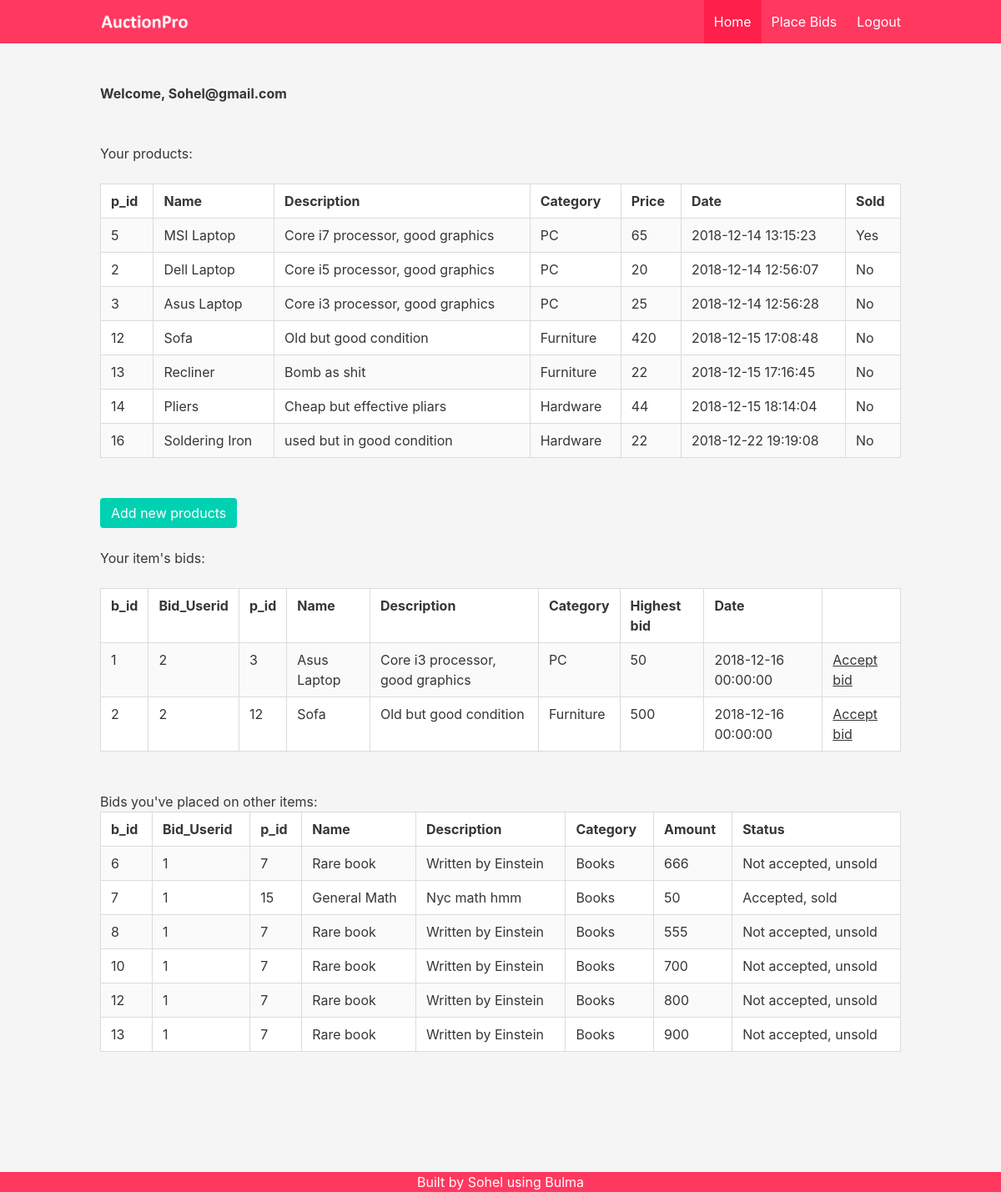
The page /welcome.php (signed in) on the database its author committed.
### tables this page shows
CREATE TABLE `products` (
  `u_id` int(20) DEFAULT NULL,
  `p_id` int(11) NOT NULL,
  `name` varchar(30) DEFAULT NULL,
  `description` varchar(50) DEFAULT NULL,
  `category` int(10) DEFAULT NULL,
  `price` int(11) DEFAULT NULL,
  `date` datetime DEFAULT NULL,
  `sold` varchar(3) DEFAULT NULL
);

CREATE TABLE `categories` (
  `c_id` int(11) NOT NULL,
  `name` varchar(30) NOT NULL
);

CREATE TABLE `bids` (
  `b_id` int(11) NOT NULL,
  `u_id` int(30) DEFAULT NULL,
  `p_id` int(11) DEFAULT NULL,
  `amount` int(11) DEFAULT NULL,
  `date` datetime DEFAULT NULL,
  `accepted` int(1) NOT NULL DEFAULT '0'
);

### welcome.php (the view, shortened to what this page needs)
<!DOCTYPE html>
<html>
  <head>
    <link rel="stylesheet" href="bulma.css">
  <?php
  $conn = mysqli_connect('localhost','root','','userdata');
  $email = $_SESSION['email'];
  $u_id = $_SESSION['u_id'];
  ?>
  </head>
<body>
  <section class="hero is-danger">
  <div class="hero-head">
    <nav class="navbar">
      <div class="container">
        <div class="navbar-brand">
          <a class="navbar-item">
            <img src="testlogo.png" alt="Logo">
          </a>
        </div>
        <div id="navbarMenuHeroB" class="navbar-menu">
          <div class="navbar-end">
            <a class="navbar-item is-active" href="welcome.php">Home</a>
            <a class="navbar-item" href="place_bids.php">Place Bids</a>
            <a class="navbar-item" href="logout.php">Logout</a>
          </div>
        </div>
      </div>
    </nav>
  </div>
  <section class="hero is-light">
  <div class="hero-body">
    <div class="container">
    <p><b>Welcome, <?php echo $email ?></b></p>
    <br><br>
    <p>Your products: </p><br>
    <?php
    $sql = "SELECT p.p_id,p.name, p.description, c.name AS c_name, p.price, p.date, p.sold
        FROM products p, categories c
        WHERE p.Category = c.c_id AND u_id = $u_id
        ORDER BY p.sold Desc";
    $result = mysqli_query($conn, $sql);
    echo "<table class='table is-fullwidth is-striped is-bordered'>
        <tr>
          <th>p_id</th>
          <th>Name</th>
          <th>Description</th>
          <th>Category</th>
          <th>Price</th>
          <th>Date</th>
          <th>Sold</th>
        </tr>";
    while ($row = mysqli_fetch_assoc($result))
    {
      echo "<tr>
          <td>" . $row['p_id'] . "</td>" .
          "<td>" . $row['name'] . "</td>" .
          "<td>" . $row['description'] . "</td>" .
          "<td>" . $row['c_name'] . "</td>" .
          "<td>" . $row['price'] . "</td>" .
          "<td>" . $row['date'] . "</td>" .
          "<td>" . $row['sold'] . "</td>" .
          "</tr>" ;
    }
    echo "</table>";
    ?>
    <br>
    <a class="button is-primary" href="insert_product.php">Add new products</a>
    <br><br>
    <p>Your item's bids: </p><br>
    <?php
    $sql = "SELECT b.b_id, b.u_id AS u_id2, b.p_id AS p_id2,p.name AS p_name, p.description, c.name AS c_name, MAX(b.amount) AS highest, b.date AS bid_date
        FROM products p, categories c, bids b
        WHERE p.Category = c.c_id AND b.p_id = p.p_id AND p.sold='No' AND b.u_id<>$u_id AND p.u_id=$u_id
            GROUP BY b.p_id
            ";
    $result = mysqli_query($conn, $sql);
    echo "<table class='table is-fullwidth is-striped is-bordered'>
        <tr>
          <th>b_id</th>
          <th>Bid_Userid</th>
          <th>p_id</th>
          <th>Name</th>
          <th>Description</th>
          <th>Category</th>
          <th>Highest bid</th>
          <th>Date</th>
          <th></th>
        </tr>";
    while ($row = mysqli_fetch_assoc($result))
    {
      echo "<tr>
          <td>" . $row['b_id'] . "</td>" .
          "<td>" . $row['u_id2'] . "</td>" .
          "<td>" . $row['p_id2'] . "</td>" .
          "<td>" . $row['p_name'] . "</td>" .
          "<td>" . $row['description'] . "</td>" .
          "<td>" . $row['c_name'] . "</td>" .
          "<td>" . $row['highest'] . "</td>" .
          "<td>" . $row['bid_date'] . "</td>" .
          "<td><a href='accept_bid.php?pid=" . $row['p_id2']. "&bid=". $row['b_id'] ."'><u>Accept bid</u></a></td>" .
          "</tr>";
    }
    echo "</table>";
    ?>
    <br>
    <p>Bids you've placed on other items: </p>
    <?php
    $sql = "SELECT b.b_id, b.u_id AS u_id2, b.p_id AS p_id2,p.name AS p_name, p.description, c.name AS c_name, b.amount, b.accepted, p.sold
        FROM products p, categories c, bids b
        WHERE p.Category = c.c_id AND b.p_id = p.p_id AND b.u_id=$u_id";
    $result = mysqli_query($conn, $sql);
    echo "<table class='table is-fullwidth is-striped is-bordered'>
        <tr>
          <th>b_id</th>
          <th>Bid_Userid</th>
          <th>p_id</th>
          <th>Name</th>
          <th>Description</th>
          <th>Category</th>
          <th>Amount</th>
          <th>Status</th>
        </tr>";
    while ($row = mysqli_fetch_assoc($result))
    {
      echo "<tr>
          <td>" . $row['b_id'] . "</td>" .
          "<td>" . $row['u_id2'] . "</td>" .
          "<td>" . $row['p_id2'] . "</td>" .
          "<td>" . $row['p_name'] . "</td>" .
          "<td>" . $row['description'] . "</td>" .
          "<td>" . $row['c_name'] . "</td>" .
          "<td>" . $row['amount'] . "</td>" .
          "<td>";
        if($row['accepted']==1) $temp=1;
    	else if($row['accepted']==0 && $row['sold']=='Yes') $temp=2;
		else if($row['accepted']==0 && $row['sold']=='No') $temp=3;
          switch($temp)
          {
          	case 1:
          		echo "Accepted, sold";
          		break;
	        case 3:
	        	echo "Not accepted, unsold";
	        	break;
          }
          echo "</td>" .
          "</tr>";
    }
    echo "</table>";
    ?>
    <br><br><br>
  	</div>
	</div>
</section>
<div class="hero-foot"><div class="container has-text-centered"><p>Built by Sohel using Bulma</p></div></div>
</section>
</body>
</html>

### rows shown on the page
products: p_id "5", name "MSI Laptop", description "Core i7 processor, good graphics", categories.name "PC", price "65", date "2018-12-14 13:15:23", sold "Yes"
products: p_id "2", name "Dell Laptop", description "Core i5 processor, good graphics", categories.name "PC", price "20", date "2018-12-14 12:56:07", sold "No"
products: p_id "3", name "Asus Laptop", description "Core i3 processor, good graphics", categories.name "PC", price "25", date "2018-12-14 12:56:28", sold "No", bids.b_id "1", bids.u_id "2", bids.p_id "3", highest "50", bids.date "2018-12-16 00:00:00"
products: p_id "12", name "Sofa", description "Old but good condition", categories.name "Furniture", price "420", date "2018-12-15 17:08:48", sold "No", bids.b_id "2", bids.u_id "2", bids.p_id "12", highest "500", bids.date "2018-12-16 00:00:00"
products: p_id "13", name "Recliner", description "Bomb as shit", categories.name "Furniture", price "22", date "2018-12-15 17:16:45", sold "No"
products: p_id "14", name "Pliers", description "Cheap but effective pliars", categories.name "Hardware", price "44", date "2018-12-15 18:14:04", sold "No"
products: p_id "16", name "Soldering Iron", description "used but in good condition", categories.name "Hardware", price "22", date "2018-12-22 19:19:08", sold "No"
products: bids.b_id "6", bids.u_id "1", bids.p_id "7", name "Rare book", description "Written by Einstein", categories.name "Books", bids.amount "666", sold "Not accepted, unsold", bids.b_id "8", bids.amount "555", bids.b_id "10", bids.amount "700", bids.b_id "12", bids.amount "800", bids.b_id "13", bids.amount "900"
products: bids.b_id "7", bids.u_id "1", bids.p_id "15", name "General Math", description "Nyc math hmm", categories.name "Books", bids.amount "50", shows "Accepted, sold"

### other values the page prints
$email "Sohel@gmail.com"
